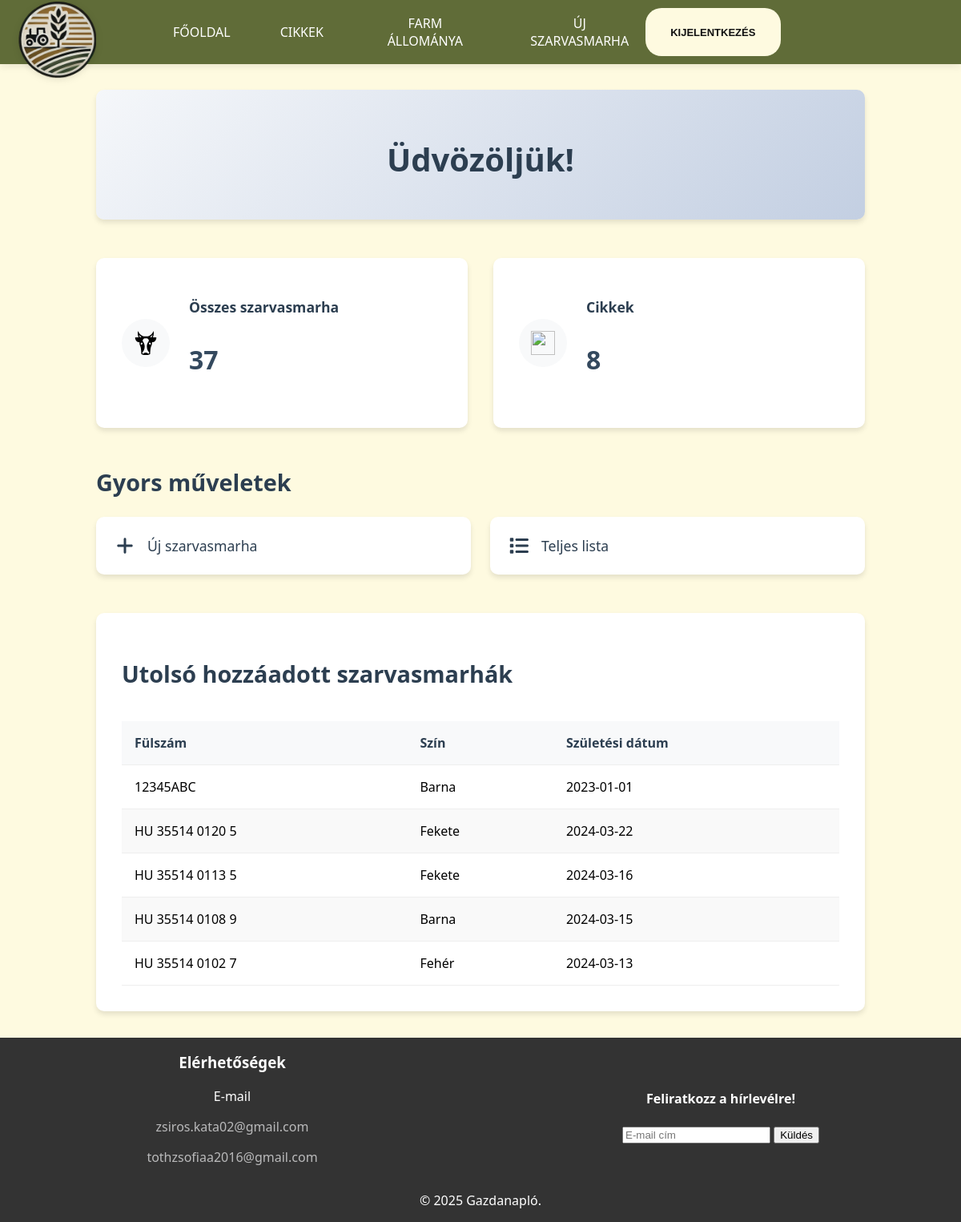
Screenshot of /admin/main.php (signed in) with the database file from the repository.
### tables this page shows
CREATE TABLE `cows` (
  `id` int(11) NOT NULL,
  `ear_tag` varchar(255) DEFAULT NULL,
  `gender` tinyint(1) DEFAULT NULL,
  `color_id` int(11) DEFAULT NULL,
  `birthdate` date DEFAULT NULL,
  `death_date` date DEFAULT NULL,
  `mother_ear_tag` varchar(255) DEFAULT NULL,
  `father_ear_tag` varchar(255) DEFAULT NULL,
  `picture` varchar(255) DEFAULT NULL
);

### admin/main.php (the view, shortened to what this page needs)
<?php
require '../connect.php';
$cows_count_query = "SELECT COUNT(*) as total FROM cows";
$cows_count_result = $dbconn->query($cows_count_query);
$cows_count = $cows_count_result->fetch_assoc()['total'];
$articles_count_query = "SELECT COUNT(*) as total FROM news";
$articles_count_result = $dbconn->query($articles_count_query);
$articles_count = $articles_count_result->fetch_assoc()['total'];
$latest_cows_query = "SELECT ear_tag, birthdate, colors.colors as color
                     FROM cows
                     LEFT JOIN colors ON cows.color_id = colors.id
                     ORDER BY cows.id DESC
                     LIMIT 5";
$latest_cows_result = $dbconn->query($latest_cows_query);
include '../main/head.php';
?>
<body>
    <?php include '../main/nav.php'; ?>
    <main>
        <div class="welcome-section">
            <h1>Üdvözöljük!</h1>
        </div>
        <div class="stats-container">
            <div class="stat-card">
                <div class="stat-icon">
                    <img src="../cowPicture/cow-face-front.svg" alt="">
                </div>
                <div class="stat-info">
                    <h3>Összes szarvasmarha</h3>
                    <p><?php echo $cows_count; ?></p>
                </div>
            </div>
            <div class="stat-card">
                <div class="stat-icon">
                  <img src="../cowPicture/article.svg" alt="">
                </div>
                <div class="stat-info">
                    <h3>Cikkek</h3>
                    <p><?php echo $articles_count; ?></p>
                </div>
            </div>
        </div>
        <div class="quick-actions">
            <h2>Gyors műveletek</h2>
            <div class="action-buttons">
                <a href="newcow.php" class="action-button">
                    <svg xmlns="http://www.w3.org/2000/svg" viewBox="0 0 448 512">
                        <path d="M256 80c0-17.7-14.3-32-32-32s-32 14.3-32 32V224H48c-17.7 0-32 14.3-32 32s14.3 32 32 32H192V432c0 17.7 14.3 32 32 32s32-14.3 32-32V288H400c17.7 0 32-14.3 32-32s-14.3-32-32-32H256V80z"/>
                    </svg>
                    <span>Új szarvasmarha</span>
                </a>
                <a href="farm_states.php" class="action-button">
                    <span>Teljes lista</span>
                </a>
            </div>
        </div>
        <div class="latest-additions">
            <h2>Utolsó hozzáadott szarvasmarhák</h2>
            <div class="table-container">
                <table>
                    <thead>
                        <tr>
                            <th>Fülszám</th>
                            <th>Szín</th>
                            <th>Születési dátum</th>
                        </tr>
                    </thead>
                    <tbody>
                        <?php while($cow = $latest_cows_result->fetch_assoc()): ?>
                        <tr>
                            <td><?php echo htmlspecialchars($cow['ear_tag']); ?></td>
                            <td class="color"><?php echo htmlspecialchars($cow['color']); ?></td>
                            <td><?php echo htmlspecialchars($cow['birthdate']); ?></td>
                        </tr>
                        <?php endwhile; ?>
                    </tbody>
                </table>
            </div>
        </div>
    </main>
    <footer>
        <?php include '../main/footer.php'; ?>
    </footer>
</body>
</html>

### css/footer.css (style rules this page uses)
html, body { height: 100%; margin: 0; display: flex; flex-direction: column; }
main { flex: 1; }
footer { width: 100%; background-color: #333; color: white; text-align: center; }

### css/nav.css (style rules this page uses)
body { font-family: system-ui, -apple-system, BlinkMacSystemFont, 'Segoe UI', Roboto, Oxygen, Ubuntu, Cantarell, 'Open Sans', 'Helvetica Neue', sans-serif; background-color: #fefae0; padding-top: 80px; }
main { transition: transform 0.3s cubic-bezier(0.4, 0, 0.2, 1); transform: translateY(0); }

### css/pages/main.css (style rules this page uses)
main { padding: 2rem; max-width: 1200px; margin: 0 auto; width: 80%; }
.welcome-section { text-align: center; margin-bottom: 3rem; padding: 2rem; background: linear-gradient(135deg, #f5f7fa 0%, #c3cfe2 100%); border-radius: 10px; box-shadow: 0 4px 6px rgba(0, 0, 0, 0.1); }
.welcome-section h1 { color: #2c3e50; margin-bottom: 1rem; font-size: 2.5rem; }
.stats-container { display: grid; grid-template-columns: repeat(auto-fit, minmax(250px, 1fr)); gap: 2rem; margin-bottom: 3rem; }
.stat-card { background: white; padding: 2rem; border-radius: 10px; box-shadow: 0 4px 6px rgba(0, 0, 0, 0.1); display: flex; align-items: center; gap: 1.5rem; transition: transform 0.3s ease; }
.stat-icon { width: 60px; height: 60px; background: #f8f9fa; border-radius: 50%; display: flex; align-items: center; justify-content: center; }
.stat-icon img { width: 30px; height: 30px; fill: #2c3e50; }
.stat-info h3 { color: #2c3e50; margin-bottom: 0.5rem; font-size: 1.1rem; }
.stat-info p { color: #34495e; font-size: 2rem; font-weight: bold; }
.quick-actions { margin-bottom: 3rem; }
.quick-actions h2 { color: #2c3e50; margin-bottom: 1.5rem; font-size: 1.8rem; }
.action-buttons { display: grid; grid-template-columns: repeat(auto-fit, minmax(200px, 1fr)); gap: 1.5rem; }
.action-button { display: flex; align-items: center; gap: 1rem; padding: 1.5rem; background: white; border-radius: 10px; box-shadow: 0 4px 6px rgba(0, 0, 0, 0.1); text-decoration: none; color: #2c3e50; transition: all 0.3s ease; }
.action-button svg { width: 24px; height: 24px; fill: #2c3e50; }
.action-button span { font-size: 1.1rem; font-weight: 500; }
.latest-additions { background: white; padding: 2rem; border-radius: 10px; box-shadow: 0 4px 6px rgba(0, 0, 0, 0.1); }
.latest-additions h2 { color: #2c3e50; margin-bottom: 1.5rem; font-size: 1.8rem; }
.table-container { overflow-x: auto; }
table { width: 100%; border-collapse: collapse; margin-top: 1rem; }
th, td { padding: 1rem; text-align: left; border-bottom: 1px solid #eee; }
th { background-color: #f8f9fa; color: #2c3e50; font-weight: 600; }
tr:nth-child(even) { background-color: #cccccc1e; }

### rows the page displays
cows: ear_tag "12345ABC", birthdate "2023-01-01"
cows: ear_tag "HU 35514 0120 5", birthdate "2024-03-22"
cows: ear_tag "HU 35514 0113 5", birthdate "2024-03-16"
cows: ear_tag "HU 35514 0108 9", birthdate "2024-03-15"
cows: ear_tag "HU 35514 0102 7", birthdate "2024-03-13"

### other values shown
$cows_count "37"
$articles_count "8"
